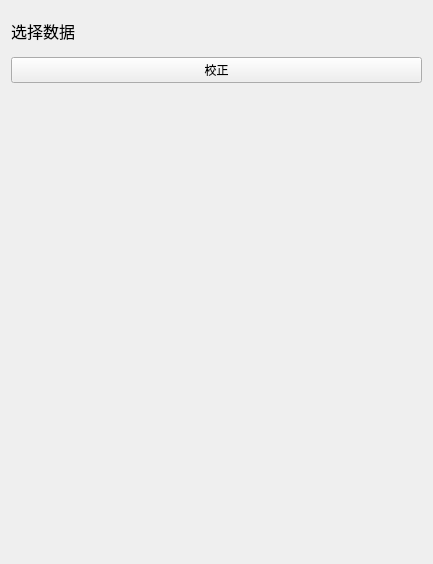
<?xml version="1.0" encoding="UTF-8"?>
<ui version="4.0">
 <class>Form</class>
 <widget class="qMRMLWidget" name="Form">
  <property name="geometry">
   <rect>
    <x>0</x>
    <y>0</y>
    <width>433</width>
    <height>564</height>
   </rect>
  </property>
  <property name="windowTitle">
   <string>Form</string>
  </property>
  <layout class="QGridLayout" name="gridLayout">
   <item row="1" column="0">
    <widget class="ctkPushButton" name="PushButton">
     <property name="styleSheet">
      <string notr="true">font: 75 14pt &quot;Times New Roman&quot;;</string>
     </property>
     <property name="text">
      <string>校正</string>
     </property>
    </widget>
   </item>
   <item row="0" column="0">
    <layout class="QHBoxLayout" name="horizontalLayout">
     <item>
      <widget class="QLabel" name="label">
       <property name="sizePolicy">
        <sizepolicy hsizetype="Preferred" vsizetype="Preferred">
         <horstretch>0</horstretch>
         <verstretch>0</verstretch>
        </sizepolicy>
       </property>
       <property name="minimumSize">
        <size>
         <width>140</width>
         <height>40</height>
        </size>
       </property>
       <property name="maximumSize">
        <size>
         <width>100</width>
         <height>40</height>
        </size>
       </property>
       <property name="styleSheet">
        <string notr="true">font: 75 11pt &quot;Times New Roman&quot;;</string>
       </property>
       <property name="text">
        <string>&lt;html&gt;&lt;head/&gt;&lt;body&gt;&lt;p&gt;&lt;span style=&quot; font-size:12pt;&quot;&gt;选择数据&lt;/span&gt;&lt;/p&gt;&lt;/body&gt;&lt;/html&gt;</string>
       </property>
      </widget>
     </item>
     <item>
      <widget class="qMRMLNodeComboBox" name="volumeSelector">
       <property name="sizePolicy">
        <sizepolicy hsizetype="Preferred" vsizetype="Preferred">
         <horstretch>0</horstretch>
         <verstretch>0</verstretch>
        </sizepolicy>
       </property>
       <property name="minimumSize">
        <size>
         <width>200</width>
         <height>40</height>
        </size>
       </property>
       <property name="maximumSize">
        <size>
         <width>16777215</width>
         <height>40</height>
        </size>
       </property>
       <property name="styleSheet">
        <string notr="true">font: 11pt &quot;Times New Roman&quot;;</string>
       </property>
       <property name="nodeTypes">
        <stringlist notr="true">
         <string>vtkMRMLScalarVolumeNode</string>
        </stringlist>
       </property>
       <property name="hideChildNodeTypes">
        <stringlist notr="true"/>
       </property>
       <property name="noneEnabled">
        <bool>true</bool>
       </property>
       <property name="editEnabled">
        <bool>true</bool>
       </property>
       <property name="renameEnabled">
        <bool>true</bool>
       </property>
       <property name="interactionNodeSingletonTag">
        <string notr="true"/>
       </property>
      </widget>
     </item>
    </layout>
   </item>
   <item row="2" column="0">
    <spacer name="verticalSpacer">
     <property name="orientation">
      <enum>Qt::Vertical</enum>
     </property>
     <property name="sizeHint" stdset="0">
      <size>
       <width>20</width>
       <height>40</height>
      </size>
     </property>
    </spacer>
   </item>
  </layout>
 </widget>
 <customwidgets>
  <customwidget>
   <class>ctkPushButton</class>
   <extends>QPushButton</extends>
   <header>ctkPushButton.h</header>
  </customwidget>
  <customwidget>
   <class>qMRMLNodeComboBox</class>
   <extends>QWidget</extends>
   <header>qMRMLNodeComboBox.h</header>
  </customwidget>
  <customwidget>
   <class>qMRMLWidget</class>
   <extends>QWidget</extends>
   <header>qMRMLWidget.h</header>
   <container>1</container>
  </customwidget>
 </customwidgets>
 <resources/>
 <connections/>
</ui>
